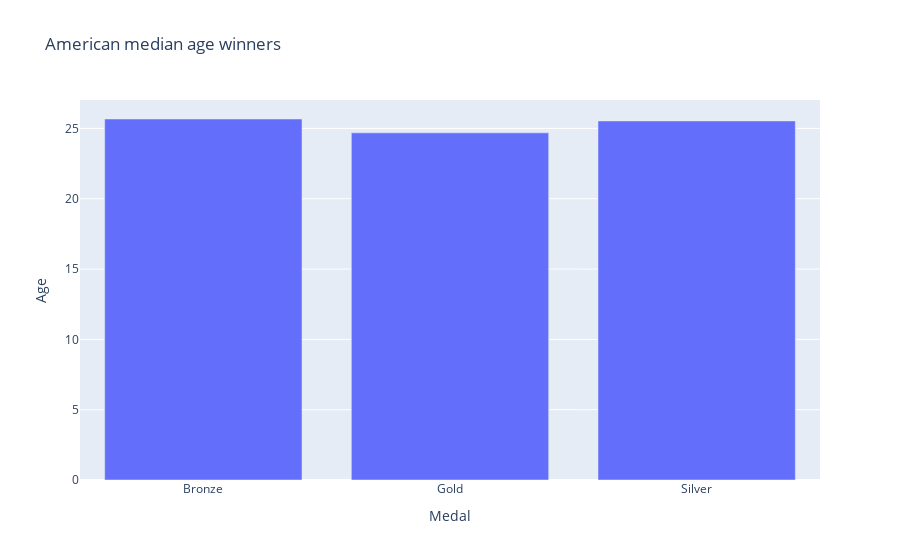

This figure's notebook cell:
### Code cell
#todo 

## create df with only mean age and medal by grouby 

df_medel_age_mean = df_age[["Age", "Medal"]].groupby("Medal").mean().reset_index().sort_index().sort_values(by="Medal")


df_medel_age_mean

fig = px.bar(df_medel_age_mean, x= "Medal", y="Age", title = "American median age winners") 

fig.show()

### Figure 1 — Plotly figure (JSON) as saved in the notebook; plotly's stock layout.template omitted (floating-point values rounded to 4 significant figures)
{"data": [{"alignmentgroup": "True", "hovertemplate": "Medal=%{x}<br>Age=%{y}<extra></extra>", "legendgroup": "", "marker": {"color": "#636efa", "pattern": {"shape": ""}}, "name": "", "offsetgroup": "", "orientation": "v", "showlegend": false, "textposition": "auto", "type": "bar", "x": ["Bronze", "Gold", "Silver"], "xaxis": "x", "y": [25.67, 24.68, 25.53], "yaxis": "y"}], "layout": {"barmode": "relative", "legend": {"tracegroupgap": 0}, "title": {"text": "American median age winners"}, "xaxis": {"anchor": "y", "domain": [0, 1], "title": {"text": "Medal"}}, "yaxis": {"anchor": "x", "domain": [0, 1], "title": {"text": "Age"}}}}
